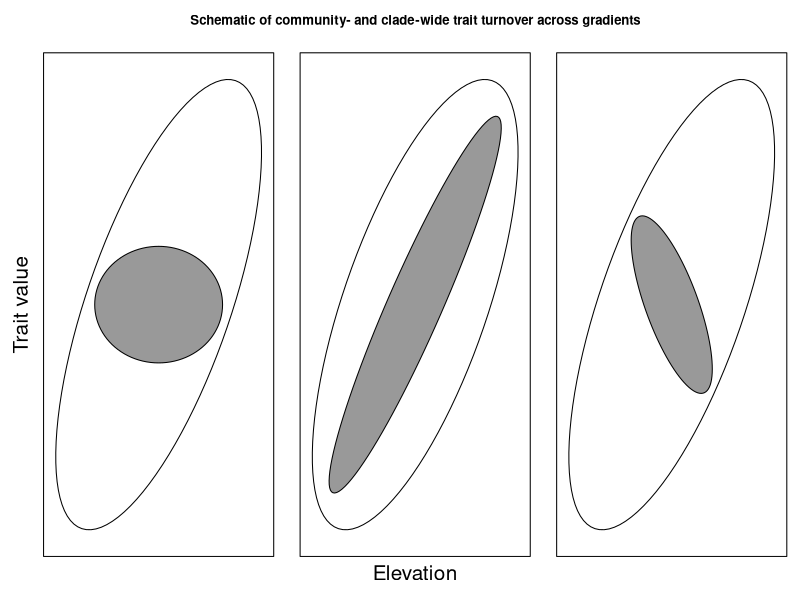

Write R code to recreate this figure.
# Making Figure 1 for melastome draft
## Make a conceptual figure...
library(plotrix)
make_pdf <- FALSE
add.alpha <- function(col, alpha=1){
  if(missing(col))
    stop("Please provide a vector of colours.")
  apply(sapply(col, col2rgb)/255, 2, 
                     function(x) 
                       rgb(x[1], x[2], x[3], alpha=alpha))  
}
# cols <- c("steelblue", "#FFBB00")
# cols <- c("#75B1A9", "#D9B44A")
cols <- c("#4897D8", "#F8A055")
cols <- add.alpha(cols, alpha = 0.75)

cols <- c("white", "gray60")

if(make_pdf == TRUE) {pdf("~/Desktop/test1.pdf", width = 8, height = 5)}
# par(mfrow = c(2,2), mar = c(1, 1, 1, 1), oma = c(2.3, 2.3, 3, 0))
par(mfrow = c(1,3), mar = c(1, 1, 1, 1), oma = c(2.3, 2.3, 3, 0))

# Panel A
# plot(1, type = "n", xaxt = "n", yaxt = "n")
# draw.ellipse(x = 1, y = 1, .18,.41, angle = 90, col = cols[1])
# draw.ellipse(x = 1, y = 1, .08,.4, angle = 90, col = cols[2])
# text(.61, 1.36, "A", cex = 1.5)
# legend("topright", bty = "n", pch = 21, col = "black", pt.bg = cols, pt.cex = 1.25, legend = c("Community", "Focal Clade"))

# Panel B
plot(1, type = "n", xaxt = "n", yaxt = "n")
draw.ellipse(x = 1, y = 1, .22,.5, angle = -45, col = cols[1])
draw.ellipse(x = 1, y = 1, .1,.24, angle = 90, col = cols[2])
# text(.61, 1.36, "B", cex = 1.5)

# Panel C
plot(1, type = "n", xaxt = "n", yaxt = "n")
draw.ellipse(x = 1, y = 1, .22,.5, angle = -45, col = cols[1])
draw.ellipse(x = 1, y = 1, .08,.45, angle = -45, col = cols[2])
# text(.61, 1.36, "C", cex = 1.5)

# Panel D
plot(1, type = "n", xaxt = "n", yaxt = "n")
draw.ellipse(x = 1, y = 1, .22,.5, angle = -45, col = cols[1])
draw.ellipse(x = 1, y = 1, .08,.2, angle = 45, col = cols[2])
# text(.61, 1.36, "D", cex = 1.5)

mtext(outer = T, side = 1, text = "Elevation", cex = 1.25)
mtext(outer = T, side = 2, text = "Trait value", cex = 1.25)
title("Schematic of community- and clade-wide trait turnover across gradients", outer = "T", cex = 1.5)
if(make_pdf == TRUE){dev.off()}